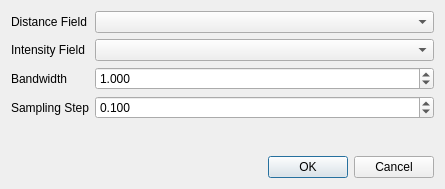
<?xml version="1.0" encoding="UTF-8"?>
<ui version="4.0">
 <class>ccCalibrateDeviceDlg</class>
 <widget class="QDialog" name="ccCalibrateDeviceDlg">
  <property name="geometry">
   <rect>
    <x>0</x>
    <y>0</y>
    <width>445</width>
    <height>189</height>
   </rect>
  </property>
  <property name="windowTitle">
   <string>Dialog</string>
  </property>
  <layout class="QVBoxLayout" name="verticalLayout">
   <item>
    <layout class="QFormLayout" name="formLayout">
     <item row="0" column="0">
      <widget class="QLabel" name="labelDistance">
       <property name="text">
        <string>Distance Field</string>
       </property>
      </widget>
     </item>
     <item row="0" column="1">
      <widget class="ScalarFieldsComboBox" name="comboDistance"/>
     </item>
     <item row="1" column="0">
      <widget class="QLabel" name="labelIntesity">
       <property name="text">
        <string>Intensity Field</string>
       </property>
      </widget>
     </item>
     <item row="1" column="1">
      <widget class="ScalarFieldsComboBox" name="comboIntensity"/>
     </item>
     <item row="2" column="1">
      <widget class="QDoubleSpinBox" name="spinBandwidth">
       <property name="decimals">
        <number>3</number>
       </property>
       <property name="value">
        <double>1.000000000000000</double>
       </property>
      </widget>
     </item>
     <item row="3" column="1">
      <widget class="QDoubleSpinBox" name="spinSamplingStep">
       <property name="decimals">
        <number>3</number>
       </property>
       <property name="value">
        <double>0.100000000000000</double>
       </property>
      </widget>
     </item>
     <item row="2" column="0">
      <widget class="QLabel" name="labelBandWidth">
       <property name="text">
        <string>Bandwidth</string>
       </property>
      </widget>
     </item>
     <item row="3" column="0">
      <widget class="QLabel" name="labelSamplingStep">
       <property name="text">
        <string>Sampling Step</string>
       </property>
      </widget>
     </item>
    </layout>
   </item>
   <item>
    <widget class="QDialogButtonBox" name="buttonBox">
     <property name="orientation">
      <enum>Qt::Horizontal</enum>
     </property>
     <property name="standardButtons">
      <set>QDialogButtonBox::Cancel|QDialogButtonBox::Ok</set>
     </property>
    </widget>
   </item>
  </layout>
 </widget>
 <customwidgets>
  <customwidget>
   <class>ScalarFieldsComboBox</class>
   <extends>QComboBox</extends>
   <header location="global">tools/qtHelper.h</header>
  </customwidget>
 </customwidgets>
 <resources/>
 <connections>
  <connection>
   <sender>buttonBox</sender>
   <signal>accepted()</signal>
   <receiver>ccCalibrateDeviceDlg</receiver>
   <slot>accept()</slot>
   <hints>
    <hint type="sourcelabel">
     <x>248</x>
     <y>254</y>
    </hint>
    <hint type="destinationlabel">
     <x>157</x>
     <y>274</y>
    </hint>
   </hints>
  </connection>
  <connection>
   <sender>buttonBox</sender>
   <signal>rejected()</signal>
   <receiver>ccCalibrateDeviceDlg</receiver>
   <slot>reject()</slot>
   <hints>
    <hint type="sourcelabel">
     <x>316</x>
     <y>260</y>
    </hint>
    <hint type="destinationlabel">
     <x>286</x>
     <y>274</y>
    </hint>
   </hints>
  </connection>
 </connections>
</ui>
